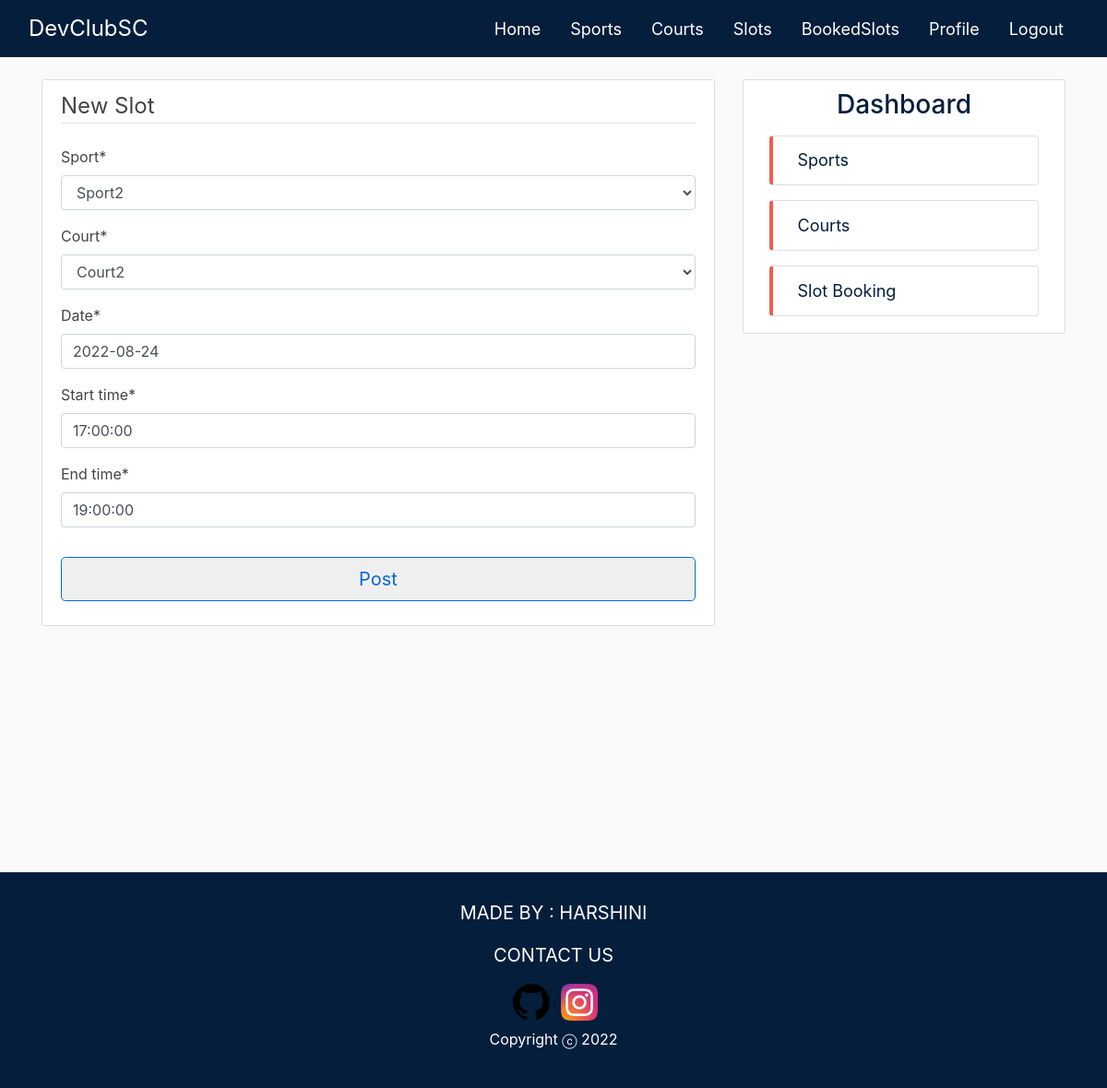
Screenshot of /slots/1/update (signed in) with the database file from the repository.
### sports/models.py (models this page shows, shortened)
class Slot(models.Model):
    sport = models.ForeignKey(Sport,on_delete=models.CASCADE,default='')
    court = models.ForeignKey(Court,on_delete=models.CASCADE,default='')
    date = models.DateField()
    start_time = models.TimeField()
    end_time = models.TimeField()

### sports/views.py (the view)
# urls.py: path('slots/<int:pk>/update', SlotUpdateView.as_view(), name='slots-update'),
class SlotUpdateView(LoginRequiredMixin, UserPassesTestMixin, UpdateView):
    model = Slot
    fields = ['sport', 'court', 'date', 'start_time', 'end_time']
    def test_func(self):
        slot = self.get_object()
        if self.request.user.email.startswith('staff') or self.request.user.is_superuser:
            return True
        return False

### courts/models.py (called while the page is built)
    def __str__(self):
        return self.name

### sports/models.py (called while the page is built)
    def __str__(self):
        return self.name

### sports/templates/sports/slot_form.html (shortened to what this page needs)
{% extends "sports/base.html" %}
{% load crispy_forms_tags %}
{% block content %}
    <div class="content-section">
                <form method="POST">
                    <fieldset class="form-group">
                        <legend class="border-bottom mb-4">New Slot</legend>
                        {{ form|crispy }}
                    </fieldset>
                    <div class="form-group">
                        <button class="btn btn-outline btn-block btn-lg mt-1 mb-3" type="submit">Post</button>
                    </div>
                </form>
            </div>
{% endblock content %}

### sports/static/sports/main.css (style rules this page uses)
body { background: #fafafa; color: #444444; padding-top: 62px; }
.content-section { background: #ffffff; padding: 10px 20px; border: 1px solid #dddddd; border-radius: 3px; margin-bottom: 20px; }
.btn { color:#0468d7 !important; border-color: #0468d7; }

### rows the page displays
Slot: sport "Sport2", court "Court2", date "2022-08-24", start_time "17:00:00", end_time "19:00:00"
